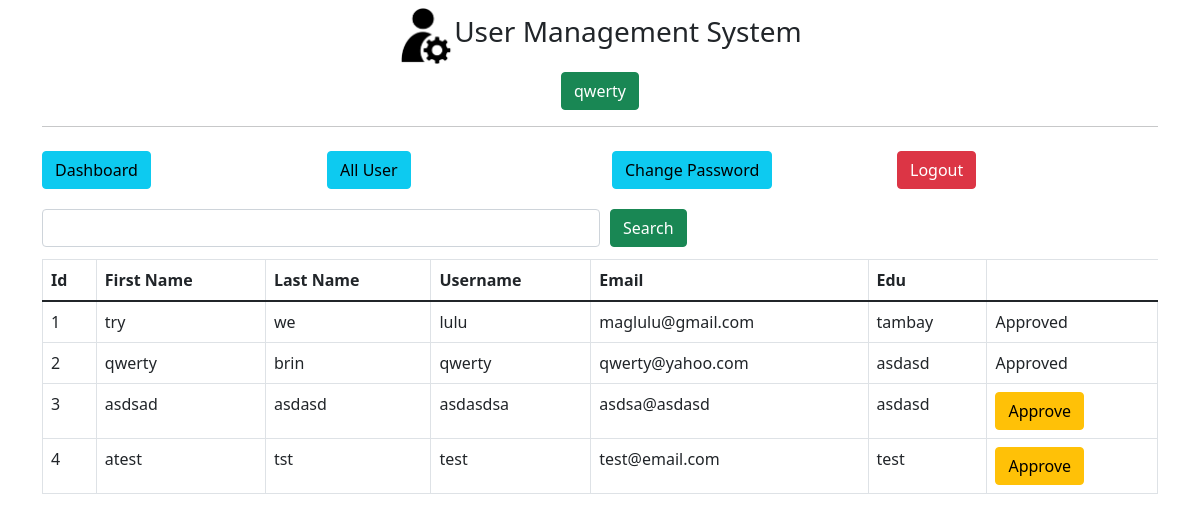
The app's page /admin/get-all-user (signed in), older data.
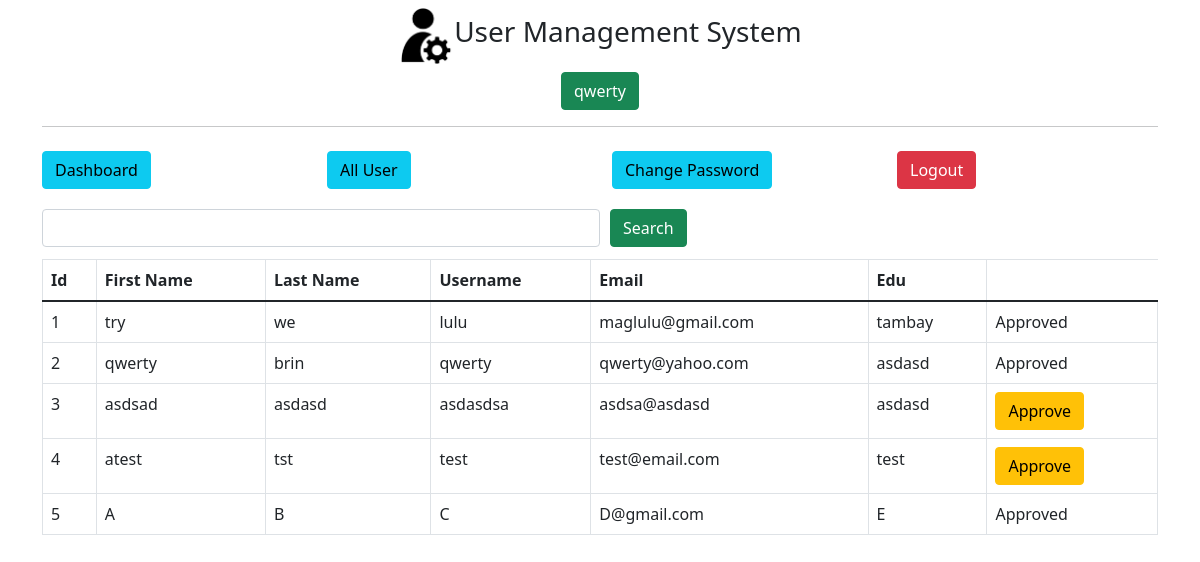
The same page, newer data.
### main.py (models this page shows, shortened)
class User(db.Model):
    id = db.Column(db.Integer, primary_key=True)
    fname = db.Column(db.String(255), nullable=False)
    lname = db.Column(db.String(255), nullable=False)
    email = db.Column(db.String(255), nullable=False, unique=True)
    username = db.Column(db.String(255), nullable=False, unique=True)
    edu = db.Column(db.String(255), nullable=False)
    password = db.Column(db.String(255), nullable=False)
    status = db.Column(db.Integer, default=0, nullable=False)

### main.py (the view)
@app.route("/admin/get-all-user", methods=["POST", "GET"])
def adminGetAllUser():
    if not session.get("admin_id"):
        return redirect("/admin/")
    if request.method == "POST":
        search = request.form.get("search")
        users = User.query.filter(User.username.like("%" + search + "%")).all()
        return render_template("admin/all-user.html", title="Approve User", users=users)
    else:
        users = User.query.all()
        return render_template("admin/all-user.html", title="Approve User", users=users)

### templates/admin/all-user.html
{% extends "admin/layout.html"%}
{% block content %}
<div class="container">
    {% include 'admin/navbar.html' %}
    <div class="my-2">
        <form action="" method="POST" style="width:100%">
            <div class="d-flex align-items-center">
                <input type="text" name="search" id="search" class="form-control my-1 w-50">
                <button type="submit" class="btn btn-success " style="margin-left:10px;">Search</button>
            </div>
        </form>
    </div>
    <div class="my-2">
        <div class="table-responsive">
            <table class="table table-bordered">
                <thead>
                    <tr>
                        <th>Id</th>
                        <th>First Name</th>
                        <th>Last Name</th>
                        <th>Username</th>
                        <th>Email</th>
                        <th>Edu</th>
                    </tr>
                </thead>
                <tbody>
                    {% for user in users %}
                    <tr>
                        <td>{{user.id}}</td>
                        <td>{{user.fname}}</td>
                        <td>{{user.lname}}</td>
                        <td>{{user.username}}</td>
                        <td>{{user.email}}</td>
                        <td>{{user.edu}}</td>
                        <td>
                            {% if user.status == 1 %}
                            Approved
                            {% else %}
                            <a href="/admin/approve-user/{{user.id}}">
                                <button class="btn btn-warning">Approve</button>
                            </a>
                            {% endif %}
                        </td>
                    </tr>
                    {% endfor %}
                </tbody>
            </table>
        </div>
    </div>
</div>
{% endblock content %}

### templates/admin/layout.html (shortened to what this page needs)
<!DOCTYPE html>
<html lang="en">
<head>
    <link href="https://cdn.jsdelivr.net/npm/bootstrap@5.1.3/dist/css/bootstrap.min.css" rel="stylesheet">
</head>
<body>
    <div class="container my-2">
        <div class="d-flex justify-content-center align-items-center">
            <img style="width: 5%;"
                alt="">
            <h3>
                User Management System
            </h3>
        </div>
        <div class="my-2 text-center">
            {% if session.admin_name %}
            <button class="btn btn-success">{{session.admin_name}}</button>
            {% endif %}
        </div>
        <hr>
    </div>
    {% block content %} {% endblock content %}
</body>
</html>

### templates/admin/navbar.html
<div class="row d-flex justify-content-center">
    <div class="col-xl-3 col-lg-3 col-md-3 my-2 col-sm-12">
        <a href="/admin/dashboard" class="btn btn-info w-full">Dashboard</a>
    </div>
    <div class="col-xl-3 col-lg-3 col-md-3 my-2 col-sm-12">
        <a href="/admin/get-all-user" class="btn btn-info w-full">All User</a>
    </div>
    <div class="col-xl-3 col-lg-3 col-md-3 my-2 col-sm-12">
        <a href="/admin/change-admin-password" class="btn btn-info w-full">Change Password</a>
    </div>
    <div class="col-xl-3 col-lg-3 col-md-3 my-2 col-sm-12">
        <a href="/admin/logout" class="btn btn-danger w-full">Logout</a>
    </div>
</div>

Row changes from the older to the newer data that the page shows:
added User: id "5", fname "A", lname "B", username "C", email "D@gmail.com", edu "E", status "Approved"
